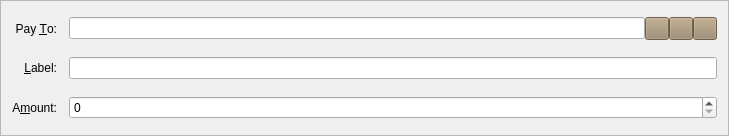
<?xml version="1.0" encoding="UTF-8"?>
<ui version="4.0">
 <class>SendCoinsEntry</class>
 <widget class="QFrame" name="SendCoinsEntry">
  <property name="geometry">
   <rect>
    <x>0</x>
    <y>0</y>
    <width>729</width>
    <height>136</height>
   </rect>
  </property>
  <property name="windowTitle">
   <string>Form</string>
  </property>
  <property name="styleSheet">
   <string notr="true">background-image: url(:/images/bkg-n);</string>
  </property>
  <property name="frameShape">
   <enum>QFrame::StyledPanel</enum>
  </property>
  <property name="frameShadow">
   <enum>QFrame::Sunken</enum>
  </property>
  <layout class="QGridLayout" name="gridLayout">
   <property name="spacing">
    <number>12</number>
   </property>
   <item row="5" column="0">
    <widget class="QLabel" name="label">
     <property name="styleSheet">
      <string notr="true">background-image: url(:/images/bgbfree);</string>
     </property>
     <property name="text">
      <string>A&amp;mount:</string>
     </property>
     <property name="alignment">
      <set>Qt::AlignRight|Qt::AlignTrailing|Qt::AlignVCenter</set>
     </property>
     <property name="buddy">
      <cstring>payAmount</cstring>
     </property>
    </widget>
   </item>
   <item row="3" column="0">
    <widget class="QLabel" name="label_2">
     <property name="styleSheet">
      <string notr="true">background-image: url(:/images/bgbfree);</string>
     </property>
     <property name="text">
      <string>Pay &amp;To:</string>
     </property>
     <property name="alignment">
      <set>Qt::AlignRight|Qt::AlignTrailing|Qt::AlignVCenter</set>
     </property>
     <property name="buddy">
      <cstring>payTo</cstring>
     </property>
    </widget>
   </item>
   <item row="5" column="1">
    <widget class="BitcoinAmountField" name="payAmount">
     <property name="styleSheet">
      <string notr="true">background-image: url(:/images/gr);</string>
     </property>
    </widget>
   </item>
   <item row="4" column="0">
    <widget class="QLabel" name="label_4">
     <property name="styleSheet">
      <string notr="true">background-image: url(:/images/bgbfree);</string>
     </property>
     <property name="text">
      <string>&amp;Label:</string>
     </property>
     <property name="alignment">
      <set>Qt::AlignRight|Qt::AlignTrailing|Qt::AlignVCenter</set>
     </property>
     <property name="buddy">
      <cstring>addAsLabel</cstring>
     </property>
    </widget>
   </item>
   <item row="3" column="1">
    <layout class="QHBoxLayout" name="payToLayout">
     <property name="spacing">
      <number>0</number>
     </property>
     <item>
      <widget class="QValidatedLineEdit" name="payTo">
       <property name="toolTip">
        <string>The address to send the payment to (e.g. JgZaH1DdikpMTYc2x1Xb6eFBkKGibjmPb9)</string>
       </property>
       <property name="styleSheet">
        <string notr="true">background-image: url(:/images/gr);</string>
       </property>
       <property name="maxLength">
        <number>34</number>
       </property>
      </widget>
     </item>
     <item>
      <widget class="QToolButton" name="addressBookButton">
       <property name="toolTip">
        <string>Choose address from address book</string>
       </property>
       <property name="styleSheet">
        <string notr="true">background-image: url(:/images/bgbfree);
background-color: rgb(154, 134, 106);</string>
       </property>
       <property name="text">
        <string/>
       </property>
       <property name="icon">
        <iconset resource="../bitcoin.qrc">
         <normaloff>:/icons/address-book</normaloff>:/icons/address-book</iconset>
       </property>
       <property name="shortcut">
        <string>Alt+A</string>
       </property>
      </widget>
     </item>
     <item>
      <widget class="QToolButton" name="pasteButton">
       <property name="toolTip">
        <string>Paste address from clipboard</string>
       </property>
       <property name="styleSheet">
        <string notr="true">background-color: rgb(154, 134, 106);
background-image: url(:/images/bgbfree);</string>
       </property>
       <property name="text">
        <string/>
       </property>
       <property name="icon">
        <iconset resource="../bitcoin.qrc">
         <normaloff>:/icons/editpaste</normaloff>:/icons/editpaste</iconset>
       </property>
       <property name="shortcut">
        <string>Alt+P</string>
       </property>
      </widget>
     </item>
     <item>
      <widget class="QToolButton" name="deleteButton">
       <property name="toolTip">
        <string>Remove this recipient</string>
       </property>
       <property name="styleSheet">
        <string notr="true">background-image: url(:/images/bgbfree);
background-color: rgb(154, 134, 106);</string>
       </property>
       <property name="text">
        <string/>
       </property>
       <property name="icon">
        <iconset resource="../bitcoin.qrc">
         <normaloff>:/icons/remove</normaloff>:/icons/remove</iconset>
       </property>
      </widget>
     </item>
    </layout>
   </item>
   <item row="4" column="1">
    <widget class="QValidatedLineEdit" name="addAsLabel">
     <property name="toolTip">
      <string>Enter a label for this address to add it to your address book</string>
     </property>
     <property name="styleSheet">
      <string notr="true">background-image: url(:/images/gr);</string>
     </property>
    </widget>
   </item>
  </layout>
 </widget>
 <customwidgets>
  <customwidget>
   <class>BitcoinAmountField</class>
   <extends>QSpinBox</extends>
   <header>bitcoinamountfield.h</header>
   <container>1</container>
  </customwidget>
  <customwidget>
   <class>QValidatedLineEdit</class>
   <extends>QLineEdit</extends>
   <header>qvalidatedlineedit.h</header>
  </customwidget>
 </customwidgets>
 <resources>
  <include location="../bitcoin.qrc"/>
 </resources>
 <connections/>
</ui>
